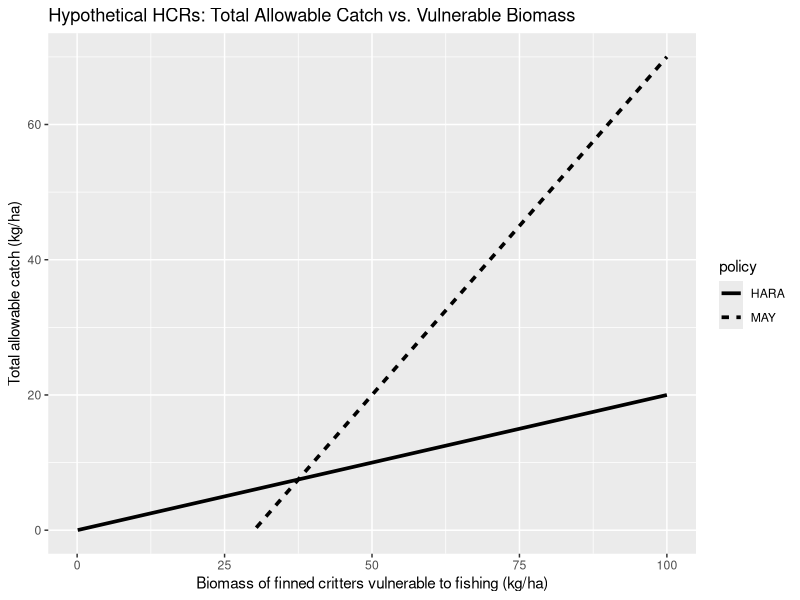
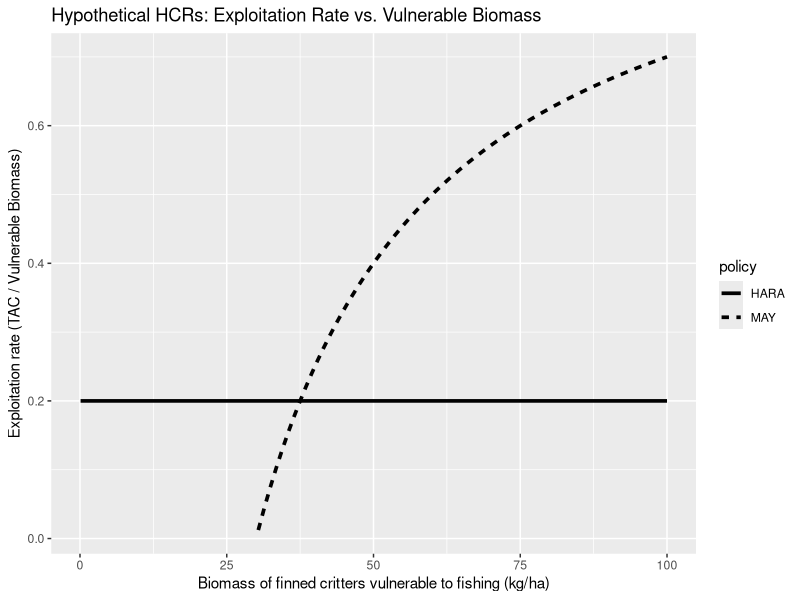
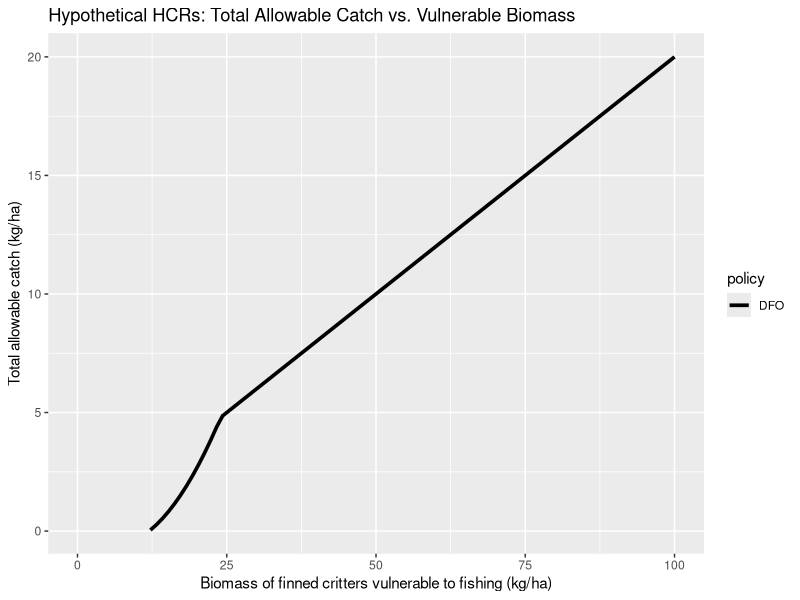
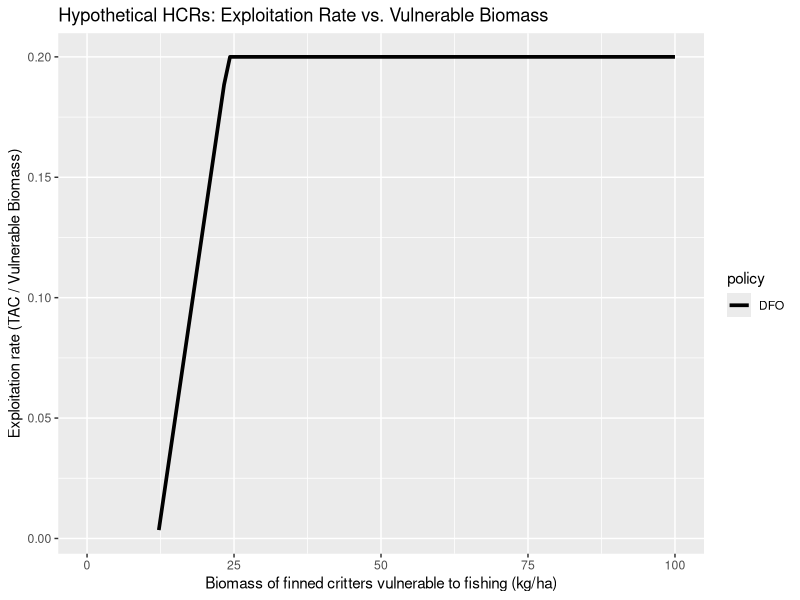
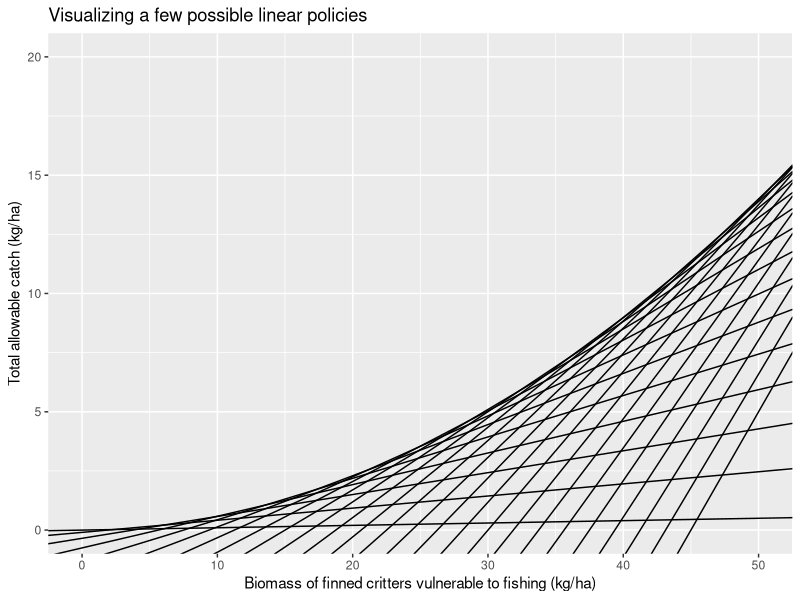
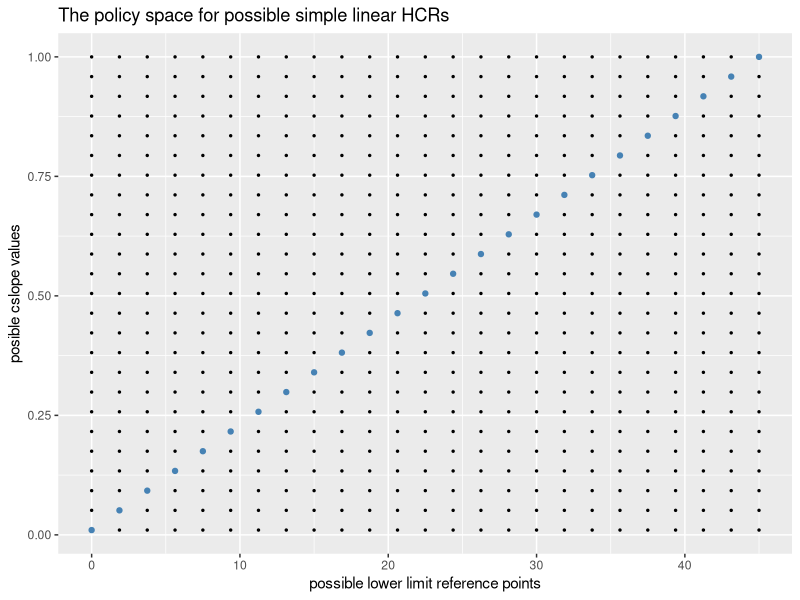
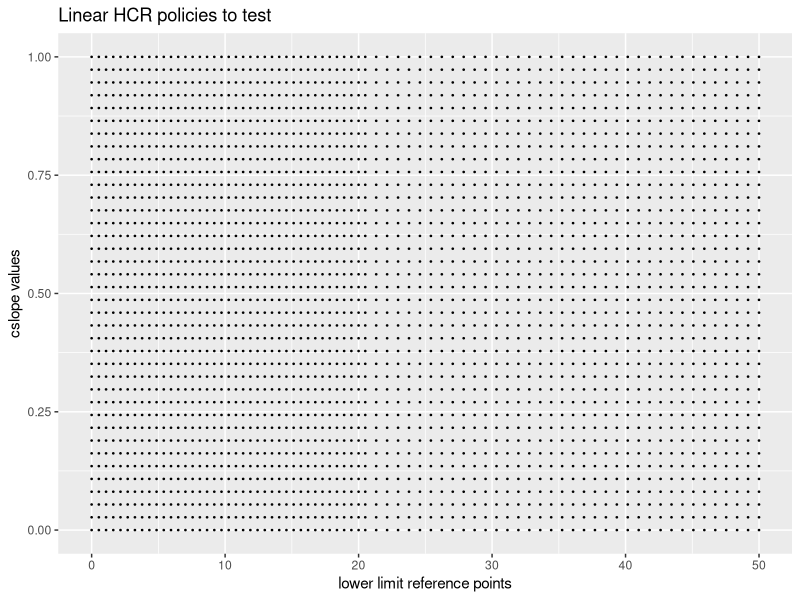
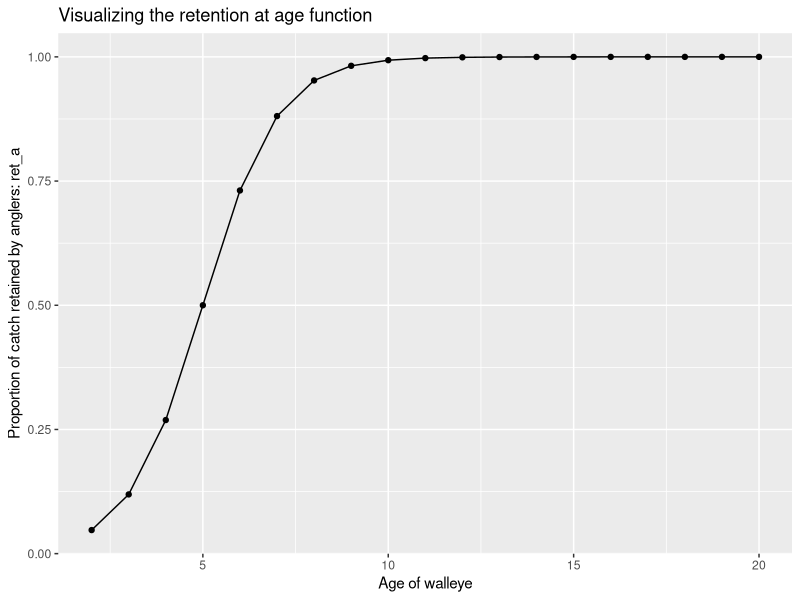

The R script that drew these images, in order:
## ---- chunk 1
# packages
library(tidyverse)
## ---- chunk 2
vB <- seq(from=0.1, to =100, length.out = 100) # biomass vulnerable to fishing
b_lrp <- c(0, 30) # lower limit reference point
c_slopes <- c(0.2, 1) # slope of harvest control rule

TAC_HARA <-  c_slopes[1] * (vB - b_lrp[1]) # total allowable catch HARA 
U_HARA <- TAC_HARA / vB # exploitation rate HARA

TAC_MAY <-  c_slopes[2] * (vB - b_lrp[2])
TAC_MAY[which(TAC_MAY < 0 )] <- NA # Set negative values to NA (don't harvest below blrp)
U_MAY <- TAC_MAY / vB 

# make a big data frame
data_HARA <- data.frame(vB, TAC = TAC_HARA,  U = U_HARA, policy = "HARA")
data_MAY <- data.frame(vB, TAC = TAC_MAY,  U = U_MAY, policy = "MAY")
data <- rbind(data_HARA, data_MAY)

data %>%
  ggplot(aes(x=vB, y = TAC, group = policy))+
  geom_line(aes(linetype = policy), lwd = 1.25) +
  ylab("Total allowable catch (kg/ha)") + 
  xlab("Biomass of finned critters vulnerable to fishing (kg/ha)") + 
  ggtitle("Hypothetical HCRs: Total Allowable Catch vs. Vulnerable Biomass")

## ---- chunk 3

data %>%
  ggplot(aes(x=vB, y = U, group = policy))+
  geom_line(aes(linetype = policy), lwd = 1.25) +
  ylab("Exploitation rate (TAC / Vulnerable Biomass)") + 
  xlab("Biomass of finned critters vulnerable to fishing (kg/ha)") + 
  ggtitle("Hypothetical HCRs: Exploitation Rate vs. Vulnerable Biomass")
## ---- chunk 4

U_MSY <- 0.2 
B_MSY <- 30
b_lrp <- 0.4*B_MSY
u_lrp <- 0.8*B_MSY

U_DFO <- U_MSY * (vB - b_lrp) / (u_lrp - b_lrp)
U_DFO[which(U_DFO < 0 )] <- NA # Set negative values to NA 
U_DFO[which(U_DFO > U_MSY)] <- U_MSY # Set negative values to NA 

# calculate the TAC as U*vB
data_DFO <- data.frame(vB, TAC = U_DFO*vB,  U = U_DFO, policy = "DFO")
data <- rbind(data, data_DFO)
## ---- chunk 5
data %>%
  filter(policy == "DFO") %>%
  ggplot(aes(x=vB, y = TAC, group = policy))+
  geom_line(aes(linetype = policy), lwd = 1.25) +
  ylab("Total allowable catch (kg/ha)") + 
  xlab("Biomass of finned critters vulnerable to fishing (kg/ha)") + 
  ggtitle("Hypothetical HCRs: Total Allowable Catch vs. Vulnerable Biomass")

## ---- chunk 6

data %>%
  filter(policy == "DFO") %>%
  ggplot(aes(x=vB, y = U, group = policy))+
  geom_line(aes(linetype = policy), lwd = 1.25) +
  ylab("Exploitation rate (TAC / Vulnerable Biomass)") + 
  xlab("Biomass of finned critters vulnerable to fishing (kg/ha)") + 
  ggtitle("Hypothetical HCRs: Exploitation Rate vs. Vulnerable Biomass")

## ---- chunk 7
b_lrp <- seq(from = 0, to = 45, length.out = 25) # lower limit reference point
c_slopes <- seq(from=0.01, to = 1.0, length.out = length(b_lrp)) # slope of hcr

# solve c_slopes*(vb-b_lrp) for vb = 0 
yints <- -b_lrp*c_slopes

my_lines <- data.frame(yints, b_lrp, c_slopes)
my_lines$policy <- as.factor(1:nrow(my_lines))
my_lines$vB <- seq(from = 0, to = 100, length.out = nrow(my_lines))
my_lines$TAC <- seq(from=0, to = 60, length.out = nrow(my_lines))

my_lines %>%
  ggplot(aes(x=vB, y = TAC))+
  geom_abline(mapping = aes(intercept = yints, slope = c_slopes,
              group = policy))  + 
  scale_x_continuous(limits = c(0, 50)) + 
  scale_y_continuous(limits = c(0, 20)) +
  ylab("Total allowable catch (kg/ha)") + 
  xlab("Biomass of finned critters vulnerable to fishing (kg/ha)") + 
  ggtitle("Visualizing a few possible linear policies")  
## ---- chunk 8
# get all combinations of blrp, cslope
my_grid <- expand.grid(b_lrp = b_lrp, c_slope = c_slopes)

my_grid %>%
  ggplot(aes(x = b_lrp, y = c_slope)) + 
  geom_point(size=0.5) + 
  geom_point(data = my_lines, aes(x = b_lrp, y = c_slopes), 
             colour = "steelblue") + 
  xlab("possible lower limit reference points") + 
  ylab("posible cslope values") + 
  ggtitle("The policy space for possible simple linear HCRs")

# blue points identify the subset of policies from the previous line plot
# black points are additional policies that weren't plotted on the previous plot
## ---- chunk 9
grid_size = 75
bmin_max_value <- 50 #let's just pick this to show what's happening
c_slope_seq <- seq(from = 0.0, to = 1.0, length.out = round(grid_size / 2))
bmin_seq_low <- seq(from = 0, to = 20, length.out = round(grid_size / 2))
bmin_seq_high <- seq(from = 20.5, to = bmin_max_value, 
                     length.out = grid_size - length(bmin_seq_low))
bmin_seq <- c(bmin_seq_low, bmin_seq_high)
# get all combinations of blrp, cslope
my_grid <- expand.grid(b_lrp = bmin_seq, c_slope = c_slope_seq)

my_grid %>%
  ggplot(aes(x = b_lrp, y = c_slope)) + 
  geom_point(size=0.25) + 
  xlab("lower limit reference points") + 
  ylab("cslope values") + 
  ggtitle("Linear HCR policies to test")

## ---- chunk 10

ages <- 2:20
ah_ret <- 5
sd_ret <- 1
ret_a <- 1 / (1 + exp(-(ages - ah_ret) / sd_ret)) 

data <- data.frame(ages, ret_a)

data %>%
  ggplot(aes(x=ages, y=ret_a))+
  geom_point() + 
  geom_line() + 
  ylab("Proportion of catch retained by anglers: ret_a")+
  xlab("Age of walleye") + 
  ggtitle("Visualizing the retention at age function")

